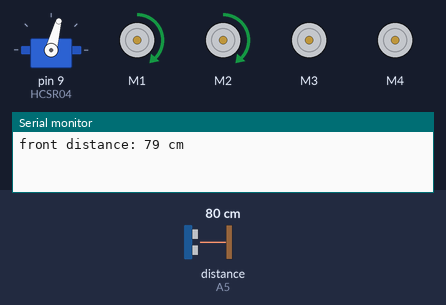
Bench run of a sketch on a simulated Arduino Uno, built with avr-gcc and run on an emulated ATmega328P. Parts: servo, 4 × DC motor (green arrow = forward, orange = backward, longer = faster), the last lines printed to the serial monitor. Wiring (inferred from the names in the program): ultrasonic range finder: trigger A0; echo A5. The inputs (shaded band) are chosen by the test bench; at power-on: distance to the obstacle (sensor on A5) 80 cm. The echo pulse lasts 58.3 µs per cm.

Above: at 1.3 s.
1.4 s: distance to the obstacle (sensor on A5) set to 46 cm
3.3 s: distance to the obstacle (sensor on A5) set to 36 cm
At 4.1 s:
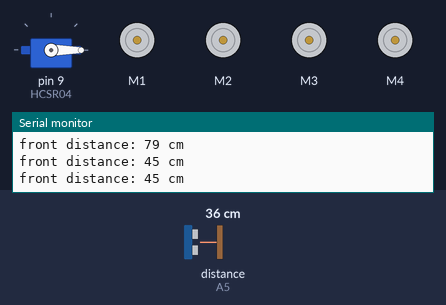
6.3 s: distance to the obstacle (sensor on A5) set to 60 cm
At 8.2 s:
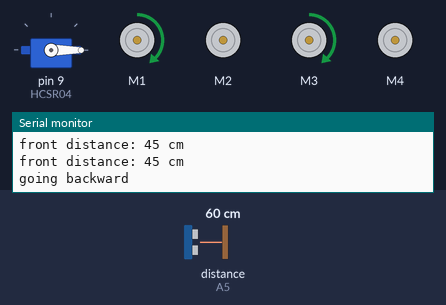
9.3 s: distance to the obstacle (sensor on A5) set to 2 cm
At 11.5 s:
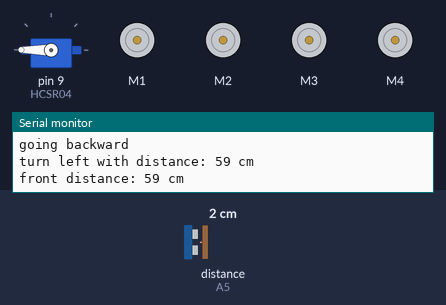
12.3 s: distance to the obstacle (sensor on A5) set to 120 cm
At 14.8 s:
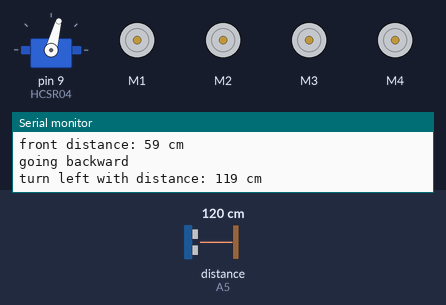
Timing chart, 0 to 16.3 s (numbered marks = the images above; inputs shaded):
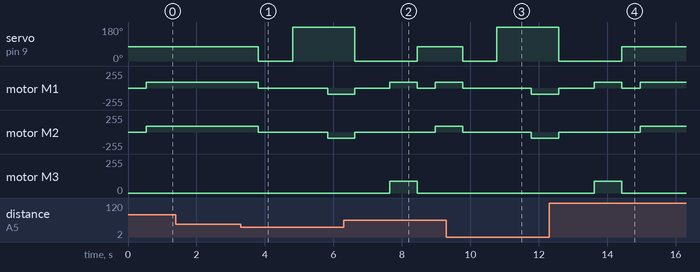

The sketch:

calabot.ino
```cpp
#include <AFMotor.h>
#include <Servo.h>

#define TRIGPIN A0
#define ECHOPIN A5

#define HCSR04 9
#define INITPOS 75

#define MOTORSPEED 90
#define TURNTIME 800

Servo hcsr;
AF_DCMotor motor1(1, MOTOR12_64KHZ);
AF_DCMotor motor2(2, MOTOR12_64KHZ);
AF_DCMotor motor3(3, MOTOR34_1KHZ);
AF_DCMotor motor4(4, MOTOR34_1KHZ);
int backwardmove = 0;
int pos = INITPOS;

void setup() {
  Serial.begin (9600);
  pinMode(TRIGPIN, OUTPUT);
  pinMode(ECHOPIN, INPUT);
  hcsr.attach(HCSR04);
  motor1.setSpeed(MOTORSPEED);
  motor2.setSpeed(MOTORSPEED);
  motor3.setSpeed(MOTORSPEED);
  motor4.setSpeed(MOTORSPEED);
}

void turnleft(){
    motor1.run(FORWARD);
    motor2.run(RELEASE);
    motor3.run(FORWARD);
    motor4.run(RELEASE);
    delay(TURNTIME);
}

void turnright(){
    motor1.run(RELEASE);
    motor2.run(FORWARD);
    motor3.run(RELEASE);
    motor4.run(FORWARD);
    delay(TURNTIME);
}

void forward(){
    motor1.run(FORWARD);
    motor2.run(FORWARD);
    motor3.run(RELEASE);
    motor4.run(RELEASE);
}

void backward(){
    motor1.run(BACKWARD);
    motor2.run(BACKWARD);
    motor3.run(RELEASE);
    motor4.run(RELEASE);
    delay(TURNTIME);
}

void brake(){
    motor1.run(RELEASE);
    motor2.run(RELEASE);
    motor3.run(RELEASE);
    motor4.run(RELEASE);
}

long ping(){
  long duration, distance;
  digitalWrite(TRIGPIN, LOW);
  delayMicroseconds(2);

  digitalWrite(TRIGPIN, HIGH);
  delayMicroseconds(10);

  digitalWrite(TRIGPIN, LOW);
  duration = pulseIn(ECHOPIN, HIGH);
  distance = ((duration/2) / 29.1);
  return distance;
}

long pingbest(){
  long val = 10000, temp;
  for(int i = 0; i < 5; i++){
    temp = ping();
    if(val > temp) val = temp;
  }
  return val;
}

void printdistance(long distance){
  Serial.print("distance: ");
  Serial.print(distance);
  Serial.print(" cm");
  Serial.println();
}

long lookleft(){
    hcsr.write(0);
    delay(1000);
    return pingbest();
}

long lookright(){
    hcsr.write(180);
    delay(1000);
    return pingbest();
}

long lookahead(){
    hcsr.write(INITPOS);
    delay(500);
    return pingbest();
}

void loop() {
  long distance = 0;
  if(!backwardmove)
    distance = lookahead();

  if ((distance > 40 || distance <= 0) && !backwardmove){
    Serial.print("front ");
    printdistance(distance);
    forward();
    delay(300);
  }
  else {

    brake();

    int goforit = 1;
    distance = lookleft();
    backwardmove = 0;

    if(distance > 40 || distance <= 0){
      turnleft();
      brake();
      goforit = 0;

      Serial.print("turn left with ");
      printdistance(distance);
    }

    if(goforit){

      distance = lookright();
      if(distance > 40 || distance <= 0){
        turnright();
        brake();
        goforit = 0;

        Serial.print("turn right with ");
        printdistance(distance);
      }
    }

    if(goforit){
      backward();
      brake();
      backwardmove = 1;
      Serial.println("going backward");
    }
  }
}
```

Measured:
- the behaviour switches between 42 and 41 cm on distance to the obstacle (sensor on A5) (found by bisection; images 0 and 1)
- after the input at 3.3 s, servo on pin 9 (HCSR04): 75° → 0° after 0.50 s, → 180° 1.0 s later; motor M1, motor M2: forward 90/255 → stopped after 0.50 s, → backward 90/255 2.0 s later
- after the input at 6.3 s, motor M3: stopped → forward 90/255 after 1.3 s, → stopped 0.80 s later
- after the input at 9.3 s, servo on pin 9 (HCSR04): 75° → 0° after 0.47 s, → 180° 1.0 s later; motor M1, motor M2: forward 90/255 → stopped after 0.47 s, → backward 90/255 2.0 s later
- after the input at 12.3 s, motor M3: stopped → forward 90/255 after 1.3 s, → stopped 0.80 s later
